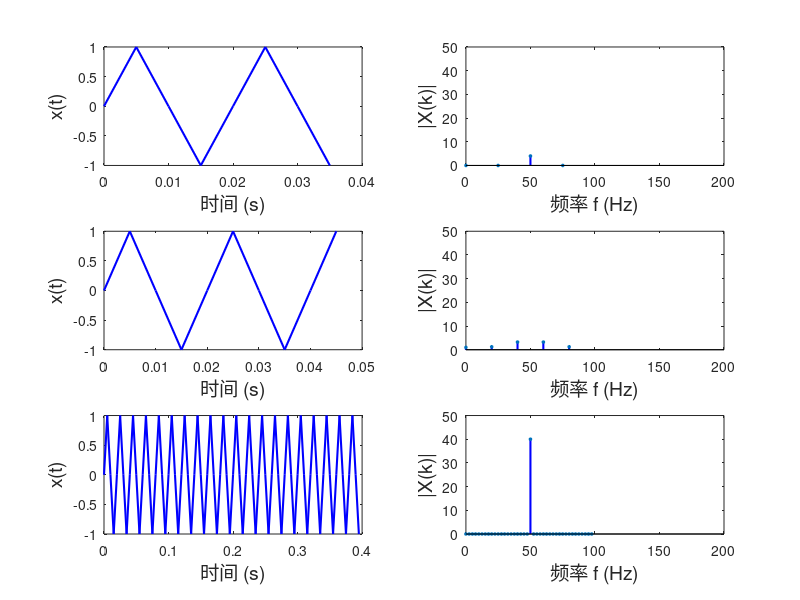

The MATLAB script that drew this image:
clc;
clear;

f0 = 50;
fs = 200;%采样频率
T = 1/fs;%采样间隔
SN = 500;%采样点数
n = 0:1:SN-1;
t = n*T;%采样时刻
x = sin(2*pi*f0*t);%采样
subplot(3,2,1);
N = 8;%采8个点
plot(t(1:N),x(1:N),'LineWidth',1.5,'color','b');%绘制样本
set(gcf, 'name', '信号的时域波形及幅度谱'); % 设置窗口的标题名
ylabel('x(t)','FontSize',14);
xlabel('时间 (s)','FontSize',14);
Xk = fft(x,N);%求N点DFT
Mag_Xk = abs(Xk);%求幅度谱
f = (0:N/2-1)*fs/N;%绘制频谱图时的横坐标
subplot(3,2,2);
stem(f,Mag_Xk(1:N/2),'Filled','MarkerSize',2,'LineWidth',1.5,'color','b');%绘制频谱图
axis([0,200,0,50]);
ylabel('|X(k)|','FontSize',14);
xlabel('频率 f (Hz)','FontSize',14);

N = 10;%采10个点
subplot(3,2,3);
plot(t(1:N),x(1:N),'LineWidth',1.5,'color','b');%绘制样本
set(gcf, 'name', '信号的时域波形及幅度谱'); % 设置窗口的标题名
ylabel('x(t)','FontSize',14);
xlabel('时间 (s)','FontSize',14);
Xk = fft(x,N);%求N点DFT
Mag_Xk = abs(Xk);%求幅度谱
f = (0:N/2-1)*fs/N;%绘制频谱图时的横坐标
subplot(3,2,4);
stem(f,Mag_Xk(1:N/2),'Filled','MarkerSize',2,'LineWidth',1.5,'color','b');%绘制频谱图
axis([0,200,0,50]);
ylabel('|X(k)|','FontSize',14);
xlabel('频率 f (Hz)','FontSize',14);

N = 80;%采80个点
subplot(3,2,5);
plot(t(1:N),x(1:N),'LineWidth',1.5,'color','b');%绘制样本
set(gcf, 'name', '信号的时域波形及幅度谱'); % 设置窗口的标题名
ylabel('x(t)','FontSize',14);
xlabel('时间 (s)','FontSize',14);
Xk = fft(x,N);%求N点DFT
Mag_Xk = abs(Xk);%求幅度谱
f = (0:N/2-1)*fs/N;%绘制频谱图时的横坐标
subplot(3,2,6);
stem(f,Mag_Xk(1:N/2),'Filled','MarkerSize',2,'LineWidth',1.5,'color','b');%绘制频谱图
axis([0,200,0,50]);
ylabel('|X(k)|','FontSize',14);
xlabel('频率 f (Hz)','FontSize',14);
